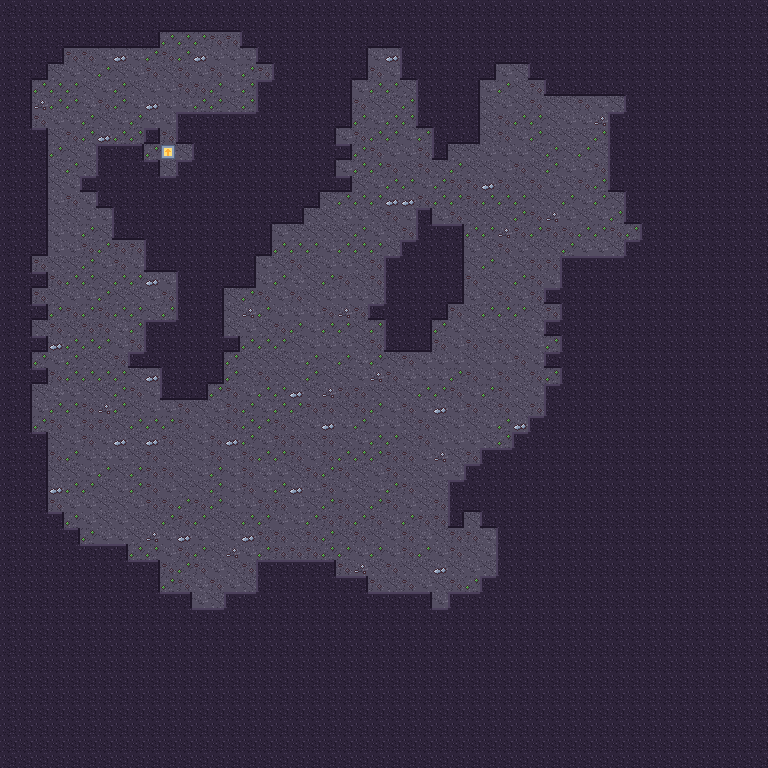

Below is a game level as drawn by its tile map, then a one-line description and the .tmx that defines it (tile-layer data replaced by summaries):
An orthogonal 48x48 tile map with 16x16 px tiles, 3 tile layers (Back, Buildings, Front).

<map version="1.4" tiledversion="1.4.2" orientation="orthogonal" renderorder="right-down" compressionlevel="0" width="48" height="48" tilewidth="16" tileheight="16" infinite="0" nextlayerid="4" nextobjectid="1">
  <properties />
  <tileset firstgid="1" name="cave" tilewidth="16" tileheight="16" tilecount="48" columns="16">
    <image source="../cave.png" width="256" height="48" />
    <tile id="1">
      <properties>
        <property name="Passable" type="string" value="F" />
      </properties>
    </tile>
    <tile id="16">
      <properties>
        <property name="Passable" type="string" value="F" />
      </properties>
    </tile>
    <tile id="17">
      <properties>
        <property name="Passable" type="string" value="F" />
      </properties>
    </tile>
    <tile id="18">
      <properties>
        <property name="Passable" type="string" value="F" />
      </properties>
    </tile>
    <tile id="19">
      <properties>
        <property name="Passable" type="string" value="F" />
      </properties>
    </tile>
    <tile id="20">
      <properties>
        <property name="Passable" type="string" value="F" />
      </properties>
    </tile>
    <tile id="21">
      <properties>
        <property name="Passable" type="string" value="F" />
      </properties>
    </tile>
    <tile id="22">
      <properties>
        <property name="Passable" type="string" value="F" />
      </properties>
    </tile>
    <tile id="23">
      <properties>
        <property name="Passable" type="string" value="F" />
      </properties>
    </tile>
    <tile id="24">
      <properties>
        <property name="Passable" type="string" value="F" />
      </properties>
    </tile>
    <tile id="25">
      <properties>
        <property name="Passable" type="string" value="F" />
      </properties>
    </tile>
    <tile id="26">
      <properties>
        <property name="Passable" type="string" value="F" />
      </properties>
    </tile>
    <tile id="27">
      <properties>
        <property name="Passable" type="string" value="F" />
      </properties>
    </tile>
    <tile id="28">
      <properties>
        <property name="Passable" type="string" value="F" />
      </properties>
    </tile>
    <tile id="29">
      <properties>
        <property name="Passable" type="string" value="F" />
      </properties>
    </tile>
    <tile id="30">
      <properties>
        <property name="Passable" type="string" value="F" />
      </properties>
    </tile>
    <tile id="31">
      <properties>
        <property name="Passable" type="string" value="F" />
      </properties>
    </tile>
  </tileset>
  <layer id="1" name="Back" width="48" height="48" opacity="1" offsetx="0" offsety="0">
   <data>[2304 cells, 2304 non-empty, 8 distinct tile ids]</data>
  </layer>
  <layer id="2" name="Buildings" width="48" height="48" opacity="1" offsetx="0" offsety="0">
   <data>[2304 cells, 1501 non-empty, 14 distinct tile ids]</data>
  </layer>
  <layer id="3" name="Front" width="48" height="48" opacity="1" offsetx="0" offsety="0">
   <data>[2304 cells, 0 non-empty, 0 distinct tile ids]</data>
  </layer>
</map>
